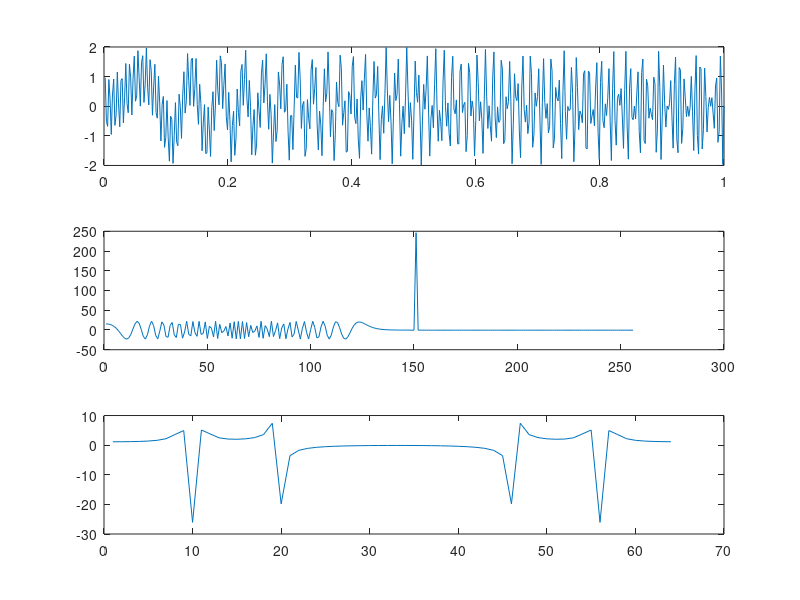

Recreate this plot in MATLAB.
%% fft
fs=512;
t=1/fs:1/fs:1;
ft=linspace(1/fs,fs/8,fs);
f0=150;
B=1; % nT
theta1=2*pi*ft;
theta2=2*pi*f0;
ut=sin(theta1.*t)+sin(theta2*t);
subplot(3,1,1)
plot(t,ut)
%%
uw=fft(ut);
subplot(3,1,2)
plot(1:fs/2,uw(1:fs/2))
%%
uw2=fft(ut(end/2:end/2+63))
subplot(3,1,3)
plot(1:64,uw2)
%%
hamming_w=@(j,L)(0.54-0.46*cos(2*pi*j./(L-1)));
hann_w=@(j,L)(0.5-0.5*cos(2*pi*j'./(L-1)));
gaussian=@(j,L,K)(exp(-(j-0.5*(L-1)).^2./(2*K.^2)));
j=0:0.01:2*pi;
%%
t=-5:0.01:5;
f0=2*pi/10;
morl=@(t,f0)(exp(-(t).^2/2).*exp(-1i*f0*(t)));
